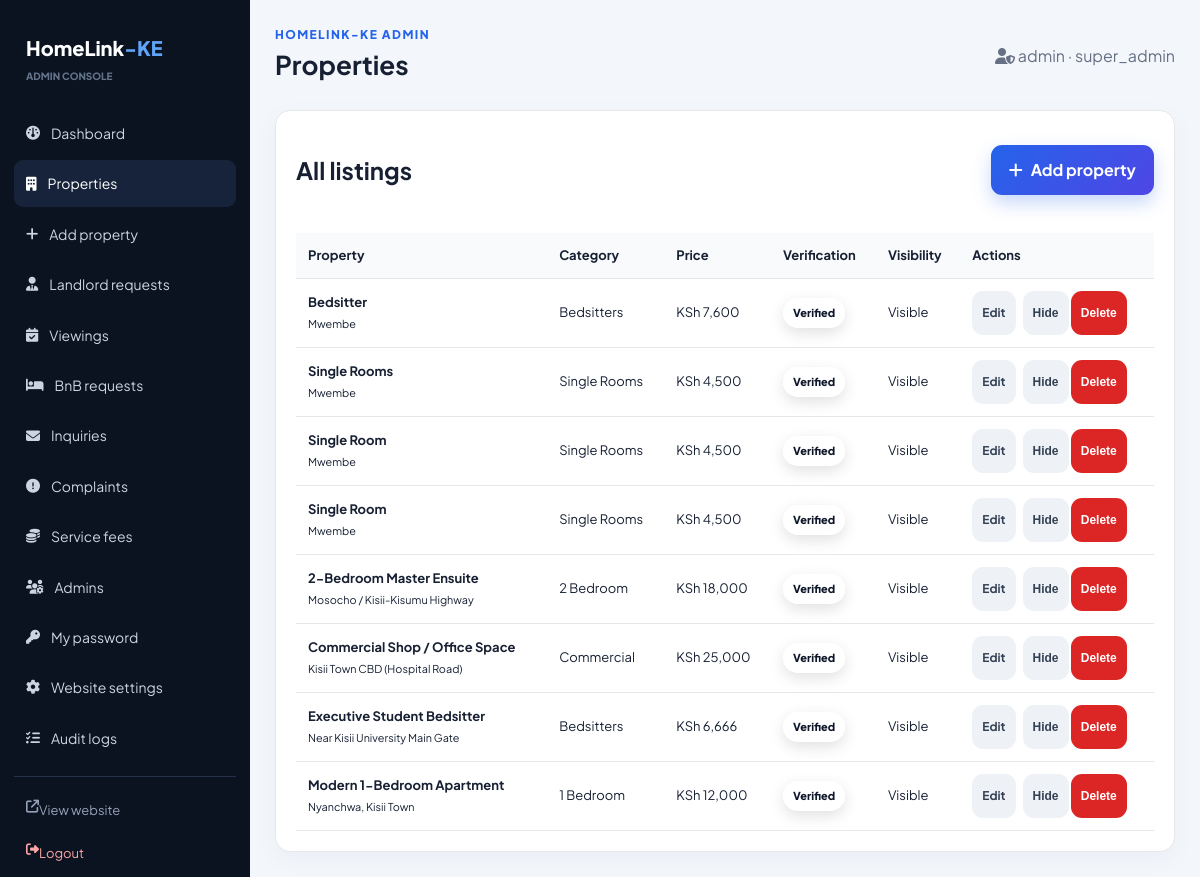
/admin/properties.php (signed in), run on the app's committed database.
### tables this page shows
CREATE TABLE IF NOT EXISTS properties (
 id INT AUTO_INCREMENT PRIMARY KEY,
 title VARCHAR(255) NOT NULL,
 location VARCHAR(255) NOT NULL,
 price DECIMAL(10,2) NOT NULL,
 status ENUM('available','rented','sold','reserved') DEFAULT 'available',
 description TEXT,
 image_url VARCHAR(255) DEFAULT NULL,
 created_at TIMESTAMP DEFAULT CURRENT_TIMESTAMP,
 deposit_info VARCHAR(255) DEFAULT NULL,
 bedrooms INT DEFAULT NULL,
 furnished_status ENUM('Furnished','Unfurnished','Semi-Furnished') DEFAULT 'Unfurnished',
 amenities TEXT,
 category VARCHAR(100) DEFAULT NULL,
 is_verified TINYINT(1) DEFAULT 0,
 is_hidden TINYINT(1) DEFAULT 0,
 landlord_name VARCHAR(255) DEFAULT NULL,
 landlord_phone VARCHAR(50) DEFAULT NULL,
 landlord_email VARCHAR(255) DEFAULT NULL,
 landlord_notes TEXT,
 video_path VARCHAR(255) DEFAULT NULL,
 availability VARCHAR(50) NOT NULL DEFAULT 'Available',
 updated_at TIMESTAMP DEFAULT CURRENT_TIMESTAMP ON UPDATE CURRENT_TIMESTAMP,
 INDEX(category), INDEX(location), INDEX(is_verified,is_hidden)
);

### includes/auth.php (called while the page is built, shortened)
<?php
function appBaseUrl(): string {
    return '/HomeLink-KE';
}

### includes/functions.php (called while the page is built, shortened)
<?php
require_once __DIR__ . '/auth.php';
function e(?string $value): string {
    return htmlspecialchars((string)$value, ENT_QUOTES, 'UTF-8');
}
function formatKSH(float|int|string $amount): string {
    return 'KSh ' . number_format((float)$amount, 0);
}

### admin/properties.php (the view, shortened to what this page needs)
<?php
require_once __DIR__ . '/../includes/admin.php';
$res = $conn->query('SELECT p.* FROM properties p ORDER BY p.created_at DESC,p.id DESC');
?>
<div class="admin-card">
    <div class="admin-top">
        <h2>All listings</h2>
        <a class="btn btn-primary" href="<?= appBaseUrl() ?>/admin/add-property.php">
            <i class="fa-solid fa-plus"></i> Add property
        </a>
    </div>
    <div class="admin-table-wrap">
        <table class="admin-table">
            <tr>
                <th>Property</th>
                <th>Category</th>
                <th>Price</th>
                <th>Verification</th>
                <th>Visibility</th>
                <th>Actions</th>
            </tr>
            <?php while ($p = $res->fetch_assoc()): ?>
                <tr>
                    <td>
                        <strong><?= e($p['title']) ?></strong><br>
                        <small><?= e($p['location']) ?></small>
                    </td>
                    <td><?= e($p['category']) ?></td>
                    <td><?= formatKSH($p['price']) ?></td>
                    <td><?= $p['is_verified'] ? '<span class="badge" style="position:static;display:inline-block">Verified</span>' : 'Not verified' ?></td>
                    <td><?= $p['is_hidden'] ? 'Hidden' : 'Visible' ?></td>
                    <td>
                        <div class="actions">
                            <a class="btn btn-muted" href="<?= appBaseUrl() ?>/admin/edit-property.php?id=<?= $p['id'] ?>">Edit</a>
                            <form method="post">
                                <?php if ($p['is_hidden']): ?>
                                    <button name="action" value="show" class="btn btn-muted">Show</button>
                                <?php else: ?>
                                    <button name="action" value="hide" class="btn btn-muted">Hide</button>
                                <?php endif; ?>
                                <button name="action" value="delete" class="btn btn-danger" onclick="return confirm('Delete this property?')">Delete</button>
                            </form>
                        </div>
                    </td>
                </tr>
            <?php endwhile; ?>
        </table>
    </div>
</div>

### assets/folder/style.css (style rules this page uses)
:root { --primary: #2563eb; --primary-dark: #1d4ed8; --secondary: #0f172a; --accent: #10b981; --bg: #f6f8fc; --card: #ffffff; --text: #172033; --muted: #667085; --border: #e5e7eb; --danger: #dc2626; --warning: #b45309; --shadow: 0 16px 40px rgba(15, 23, 42, 0.08); --shadow-3d: 0 20px 35px -10px rgba(15, 23, 42, 0.15), 0 10px 15px -5px rgba(0, 0, 0, 0.04); --radius: 18px; --transition: all 0.3s cubic-bezier(0.16, 1, 0.3, 1); --touch-target: 44px; }
* { box-sizing: border-box; -webkit-tap-highlight-color: transparent; }
html { scroll-behavior: smooth; }
body { margin: 0; background: var(--bg); color: var(--text); font-family: 'Plus Jakarta Sans', Arial, sans-serif; line-height: 1.6; overflow-x: hidden; }
a { color: inherit; }
.nav-cta, .btn-primary { background: linear-gradient(135deg, var(--primary), #4f46e5) !important; color: #ffffff !important; padding: 11px 17px; border-radius: 11px; box-shadow: 0 8px 18px rgba(37, 99, 235, 0.25); transition: var(--transition); min-height: var(--touch-target); }
.btn { display: inline-flex; align-items: center; justify-content: center; gap: 8px; border: 0; border-radius: 11px; padding: 12px 18px; text-decoration: none; font-weight: 700; cursor: pointer; transition: var(--transition); perspective: 500px; min-height: var(--touch-target); }
.btn-danger { background: var(--danger); color: #ffffff; }
.btn-muted { background: #eef2f7; color: #344054; }
.badge { position: absolute; top: 12px; left: 12px; background: rgba(255, 255, 255, 0.95); backdrop-filter: blur(4px); color: #0f172a; border-radius: 99px; padding: 6px 10px; font-size: 11px; font-weight: 800; box-shadow: 0 5px 15px rgba(0, 0, 0, 0.12); z-index: 2; }
.admin-body { background: #f3f6fb; }
.admin-top { display: flex; justify-content: space-between; align-items: center; gap: 15px; margin-bottom: 24px; }
.admin-card { background: #ffffff; border: 1px solid var(--border); border-radius: 15px; padding: 20px; box-shadow: 0 7px 25px rgba(15, 23, 42, 0.04); }
.admin-table-wrap { overflow: auto; -webkit-overflow-scrolling: touch; }
.admin-table { width: 100%; border-collapse: collapse; min-width: 700px; }
.admin-table th, .admin-table td { padding: 12px; border-bottom: 1px solid var(--border); text-align: left; font-size: 13px; }
.admin-table th { background: #f8fafc; }
.actions { display: flex; flex-wrap: wrap; gap: 7px; }
.actions .btn { padding: 7px 10px; font-size: 12px; }

### data on the page
properties: title "Bedsitter", location "Mwembe", category "Bedsitters", price "KSh 7,600", is_verified "Verified", is_hidden "Visible"
properties: title "Single Rooms", location "Mwembe", category "Single Rooms", price "KSh 4,500", is_verified "Verified", is_hidden "Visible"
properties: title "Single Room", location "Mwembe", category "Single Rooms", price "KSh 4,500", is_verified "Verified", is_hidden "Visible"
properties: title "Single Room", location "Mwembe", category "Single Rooms", price "KSh 4,500", is_verified "Verified", is_hidden "Visible"
properties: title "2-Bedroom Master Ensuite", location "Mosocho / Kisii-Kisumu Highway", category "2 Bedroom", price "KSh 18,000", is_verified "Verified", is_hidden "Visible"
properties: title "Commercial Shop / Office Space", location "Kisii Town CBD (Hospital Road)", category "Commercial", price "KSh 25,000", is_verified "Verified", is_hidden "Visible"
properties: title "Executive Student Bedsitter", location "Near Kisii University Main Gate", category "Bedsitters", price "KSh 6,666", is_verified "Verified", is_hidden "Visible"
properties: title "Modern 1-Bedroom Apartment", location "Nyanchwa, Kisii Town", category "1 Bedroom", price "KSh 12,000", is_verified "Verified", is_hidden "Visible"

### other printed values
$it[3] "Dashboard"
$it[3] "Properties"
$it[3] "Add property"
$it[3] "Landlord requests"
$it[3] "Viewings"
$it[3] "BnB requests"
$it[3] "Inquiries"
$it[3] "Complaints"
$it[3] "Service fees"
$it[3] "Admins"
$it[3] "My password"
$it[3] "Website settings"
$it[3] "Audit logs"
$title "Properties"
$adminName "admin"
